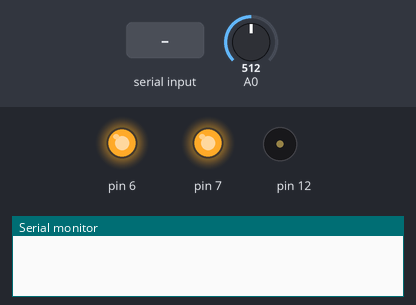
Simulated run of this sketch. Board: Arduino Uno, built with avr-gcc and run on an emulated ATmega328P. Shown: output pins drawn as LEDs (lit = HIGH), buzzer (waves = sounding), the last lines printed to the serial monitor. The inputs (shaded band) are chosen by the test bench; at power-on: A0 = 512.

Above: at 1.2 s.
1.3 s: "t" received over Serial
At 6.7 s:
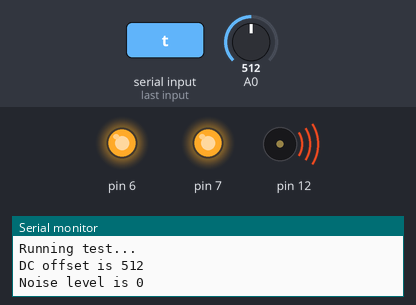
Timing chart, 0 to 9.3 s (numbered marks = the images above; inputs shaded):
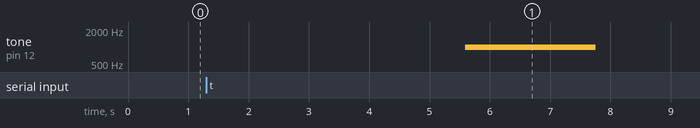

Measured:
- after the input at 1.3 s, tone on pin 12: silent → 1000 Hz after 4.3 s, → silent 2.2 s later

The sketch:

audiotest.ino
```cpp
//Usage instructions:
// open serial monitor, press t, hit enter
// remain quiet and still while the test runs
// runtime is about 20 seconds


void setup()
{
  Serial.begin(115200);
  pinMode(6,OUTPUT);
  pinMode(7,OUTPUT);
  digitalWrite(6,HIGH);
  digitalWrite(7,HIGH);
}

void loop()
{
  if(Serial.available())
  {
    if(Serial.read() == 't')
    {
      Serial.println("Running test...");
      digitalWrite(13,HIGH);
      long offset = 0;
      for(int i=0; i<20000; i++)
      {
        offset += analogRead(0);
      }
      offset /= 20000L;
      Serial.print("DC offset is ");
      Serial.println(offset);

      long noise = 0;
      for(int i=0; i<20000; i++)
      {
        noise += abs(analogRead(0) - offset);
      }
      noise /= 20000L;
      Serial.print("Noise level is ");
      Serial.println(noise);

      long measurement = 0;
      tone(12,1000);
      delay(10);
      for(int i=0; i<20000; i++)
      {
        measurement += abs(analogRead(0) - offset);
      }
      noTone(12);
      measurement /= 20000L;
      Serial.print("Measured value is ");
      Serial.println(measurement);
      Serial.print("Net acoustic transfer is ");
      Serial.println(measurement - noise);
      digitalWrite(13,LOW);
    }
  }
}
```
